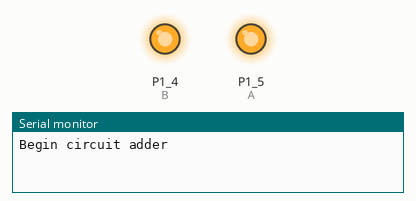
Simulated run of this sketch. Board: TI MSP430 LaunchPad. On the bench: output pins drawn as LEDs (lit = HIGH), the last lines printed to the serial monitor.

Above: at 2.5 s.
At 7.5 s:
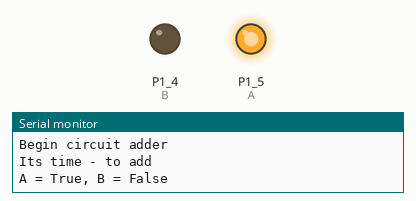
At 17.5 s:
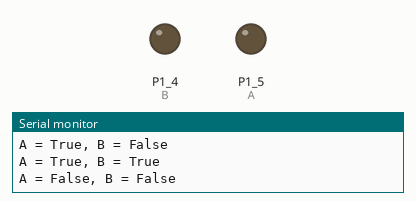
Timing chart, 0 to 26.0 s (numbered marks = the images above):
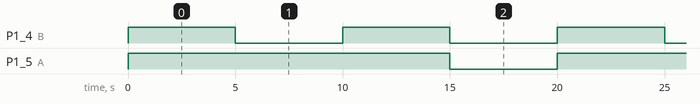

The sketch:

half_adder_fallback.ino
```cpp
/* USE THIS FILE IF `half_adder.ino` DOES NOT WORK */

//Pick appropriate pins on the MSP430 board
#define A          P1_5
#define B          P1_4


/*sends a,b to A,B output pins
reads back sum and carry from half adder circuit and sends value to
sum and carry LEDS*/
void half_add(int a, int b) {

    //write in bits
    digitalWrite(A, a);
    digitalWrite(B, b);

    /* For your debugging pleasure
    Serial.println("INPUT" );
    Serial.println("BIT A: " + str(a));
    Serial.println("BIT B: " + str(b));
    */

    delay(5000); //wait for circuit to do its magic

    //read in bits

    /*For your debugging pleasure
    Serial.println("SUM: " + str(digitalRead(SUM));
    Serial.println("C_OUT: " + str(digitalRead(C_OUT));

    */
}


void setup() {
  // put your setup code here, to run once:
  Serial.begin(38400);

  pinMode(A, OUTPUT);
  pinMode(B, OUTPUT);

  Serial.println("Begin circuit adder");

}

void loop() {
  // put your main code here, to run repeatedly:
  //FOR TESTING

  //CODE BLOCK TO MODIFY
  //============================
  int a = 1 ;//Set first bit here;
  int b = 1 ;//Set second bit here;
  //=============================

  half_add(a,b);

  //UNCOMMENT THIS CODE FOR CHECKOFF
  Serial.println("Its time - to add");
  Serial.println("A = True, B = False");
  half_add(1, 0);

  Serial.println("A = True, B = True");
  half_add(1, 1);

  Serial.println("A = False, B = False");

  half_add(0,0);
}
```

Measured:
- by itself, P1_4 (B): alternates HIGH for 5.0 s and LOW for 5.0 s
- by itself, P1_5 (A): alternates HIGH for 15.0 s and LOW for 5.0 s
- by itself, everything shown: repeats every 20.0 s, in 4 steps
